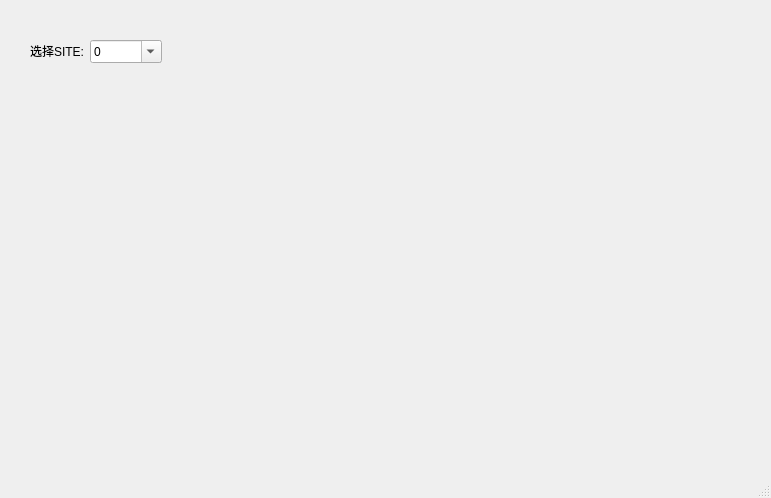
<?xml version="1.0" encoding="UTF-8"?>
<ui version="4.0">
 <class>MainWindow</class>
 <widget class="QMainWindow" name="MainWindow">
  <property name="geometry">
   <rect>
    <x>0</x>
    <y>0</y>
    <width>771</width>
    <height>498</height>
   </rect>
  </property>
  <property name="windowTitle">
   <string>MainWindow</string>
  </property>
  <widget class="QWidget" name="centralwidget">
   <widget class="QLabel" name="label">
    <property name="geometry">
     <rect>
      <x>30</x>
      <y>40</y>
      <width>61</width>
      <height>21</height>
     </rect>
    </property>
    <property name="text">
     <string>选择SITE:</string>
    </property>
   </widget>
   <widget class="QComboBox" name="comboBox">
    <property name="geometry">
     <rect>
      <x>90</x>
      <y>40</y>
      <width>72</width>
      <height>23</height>
     </rect>
    </property>
    <property name="editable">
     <bool>true</bool>
    </property>
    <item>
     <property name="text">
      <string>0</string>
     </property>
    </item>
    <item>
     <property name="text">
      <string>1</string>
     </property>
    </item>
    <item>
     <property name="text">
      <string>2</string>
     </property>
    </item>
    <item>
     <property name="text">
      <string>3</string>
     </property>
    </item>
    <item>
     <property name="text">
      <string>4</string>
     </property>
    </item>
    <item>
     <property name="text">
      <string>5</string>
     </property>
    </item>
    <item>
     <property name="text">
      <string>6</string>
     </property>
    </item>
    <item>
     <property name="text">
      <string>7</string>
     </property>
    </item>
    <item>
     <property name="text">
      <string>8</string>
     </property>
    </item>
    <item>
     <property name="text">
      <string>9</string>
     </property>
    </item>
    <item>
     <property name="text">
      <string>10</string>
     </property>
    </item>
    <item>
     <property name="text">
      <string>11</string>
     </property>
    </item>
    <item>
     <property name="text">
      <string>12</string>
     </property>
    </item>
    <item>
     <property name="text">
      <string>13</string>
     </property>
    </item>
    <item>
     <property name="text">
      <string>14</string>
     </property>
    </item>
    <item>
     <property name="text">
      <string>15</string>
     </property>
    </item>
    <item>
     <property name="text">
      <string>16</string>
     </property>
    </item>
   </widget>
  </widget>
  <widget class="QMenuBar" name="menubar">
   <property name="geometry">
    <rect>
     <x>0</x>
     <y>0</y>
     <width>771</width>
     <height>20</height>
    </rect>
   </property>
  </widget>
  <widget class="QStatusBar" name="statusbar"/>
 </widget>
 <resources/>
 <connections/>
</ui>
